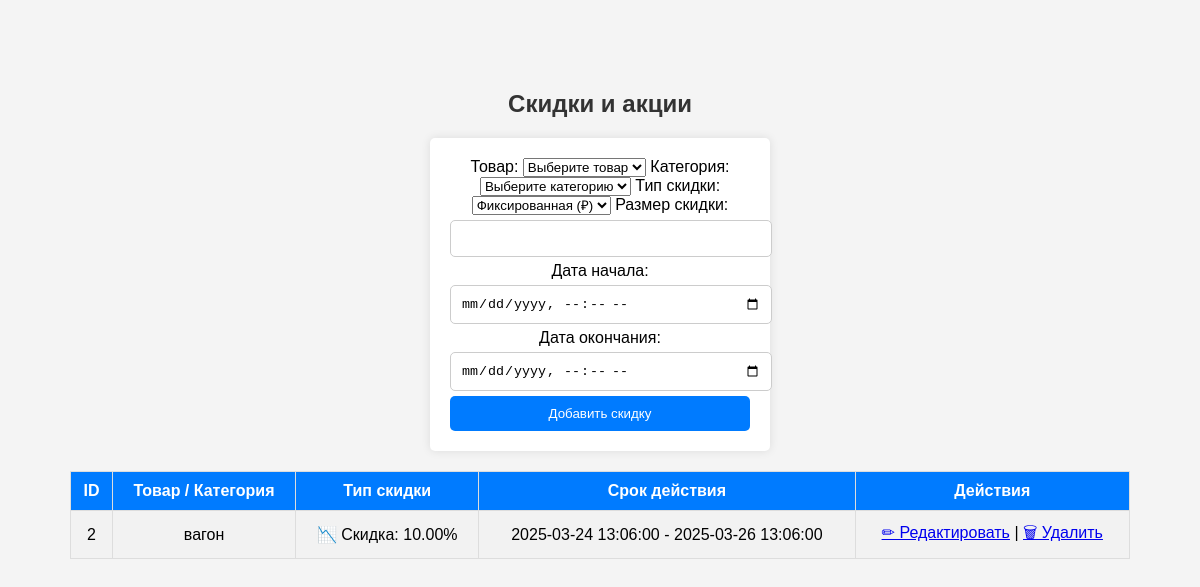
The page /admin/discounts.php (signed in) on the database as committed earlier.
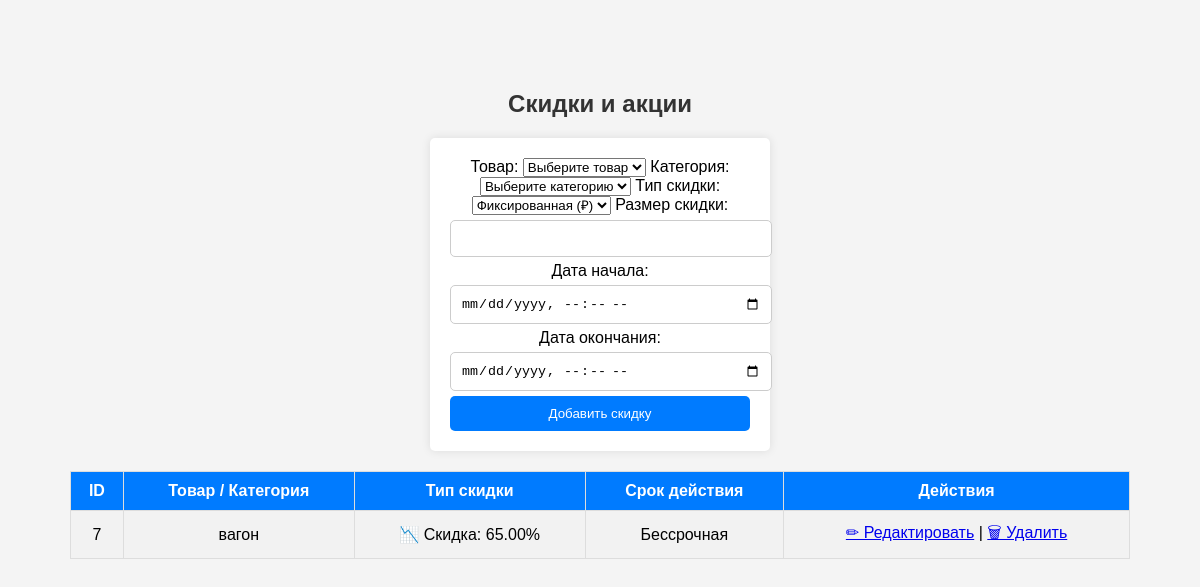
The same page on the database as committed later.
### tables this page shows
CREATE TABLE `discounts` (
  `id` int(11) NOT NULL AUTO_INCREMENT,
  `product_id` int(11) DEFAULT NULL,
  `category_id` int(11) DEFAULT NULL,
  `discount_type` enum('fixed','percentage') NOT NULL,
  `discount_value` decimal(10,2) NOT NULL,
  `start_date` datetime DEFAULT NULL,
  `end_date` datetime DEFAULT NULL,
  PRIMARY KEY (`id`),
  KEY `product_id` (`product_id`),
  KEY `category_id` (`category_id`),
  CONSTRAINT `discounts_ibfk_1` FOREIGN KEY (`product_id`) REFERENCES `products` (`id`) ON DELETE CASCADE,
  CONSTRAINT `discounts_ibfk_2` FOREIGN KEY (`category_id`) REFERENCES `categories` (`id`) ON DELETE CASCADE
);

CREATE TABLE `products` (
  `id` int(11) NOT NULL AUTO_INCREMENT,
  `name` varchar(255) NOT NULL,
  `description` text DEFAULT NULL,
  `price` decimal(10,2) NOT NULL,
  `image` varchar(255) DEFAULT NULL,
  `category` varchar(100) DEFAULT NULL,
  `stock` int(11) DEFAULT 0,
  `created_at` timestamp NOT NULL DEFAULT current_timestamp(),
  `category_id` int(11) NOT NULL,
  `images` text DEFAULT NULL,
  `sku` varchar(50) NOT NULL,
  `subcategory` varchar(100) NOT NULL,
  `size` varchar(50) NOT NULL,
  `material` varchar(100) NOT NULL,
  `status` tinyint(1) NOT NULL DEFAULT 1,
  `slug` varchar(255) NOT NULL,
  `seo_title` varchar(255) DEFAULT NULL,
  `seo_description` text DEFAULT NULL,
  `seo_keywords` varchar(255) DEFAULT NULL,
  PRIMARY KEY (`id`),
  UNIQUE KEY `slug` (`slug`)
);

### admin/discounts.php (the view, shortened to what this page needs)
<?php
require_once '../database/db.php';
$discounts = $conn->query("SELECT d.*, p.name AS product_name, c.name AS category_name
                           FROM discounts d
                           LEFT JOIN products p ON d.product_id = p.id
                           LEFT JOIN categories c ON d.category_id = c.id
                           ORDER BY d.end_date DESC")->fetchAll(PDO::FETCH_ASSOC);
?>
<!DOCTYPE html>
<html lang="ru">
<head>
    <link rel="stylesheet" href="styles.css">
</head>
<body>
<h2>Скидки и акции</h2>
<form method="POST" action="add_discount.php">
    <label>Товар:</label>
    <select name="product_id">
        <option value="">Выберите товар</option>
    </select>
    <label>Категория:</label>
    <select name="category_id">
        <option value="">Выберите категорию</option>
    </select>
    <label>Тип скидки:</label>
    <select name="discount_type" required>
        <option value="fixed">Фиксированная (₽)</option>
    </select>
    <label>Размер скидки:</label>
    <input type="number" step="0.01" name="discount_value" required>
    <label>Дата начала:</label>
    <input type="datetime-local" name="start_date">
    <label>Дата окончания:</label>
    <input type="datetime-local" name="end_date">
    <button type="submit">Добавить скидку</button>
</form>
<table border="1">
    <tr>
        <th>ID</th>
        <th>Товар / Категория</th>
        <th>Тип скидки</th>
        <th>Срок действия</th>
        <th>Действия</th>
    </tr>
    <?php foreach ($discounts as $d): ?>
    <tr>
        <td><?= $d['id']; ?></td>
        <td><?= $d['product_name'] ?? $d['category_name'] ?? 'Все товары'; ?></td>
        <td>
    <?php if ($d['discount_type'] == 'fixed'): ?>
        💵 Скидка: <?= "₽ " . number_format($d['discount_value'], 2, '.', ''); ?>
    <?php elseif ($d['discount_type'] == 'percentage'): ?>
        📉 Скидка: <?= $d['discount_value'] . "%"; ?>
    <?php else: ?>
        ❌ Ошибка: нет данных
    <?php endif; ?>
</td>
        <td><?= $d['start_date'] ? $d['start_date'] . ' - ' . $d['end_date'] : 'Бессрочная'; ?></td>
        <td>
        <a href="edit_discount.php?id=<?= $d['id']; ?>">✏ Редактировать</a> |
    <a href="delete_discount.php?id=<?= $d['id']; ?>" onclick="return confirm('Удалить скидку?');">🗑 Удалить</a>   </td>
    </tr>
    <?php endforeach; ?>
</table>
</body>
</html>

### admin/styles.css (style rules this page uses)
body { font-family: Arial, sans-serif; margin: 20px; }
h2 { color: #333; }
body { font-family: Arial, sans-serif; background-color: #f4f4f4; text-align: center; padding: 50px; }
form { background: white; padding: 20px; max-width: 300px; margin: auto; border-radius: 5px; box-shadow: 0px 0px 10px rgba(0, 0, 0, 0.1); }
input { width: 100%; padding: 10px; margin: 5px 0; border: 1px solid #ccc; border-radius: 5px; }
button { width: 100%; padding: 10px; background: #007bff; color: white; border: none; border-radius: 5px; cursor: pointer; }
table { width: 100%; border-collapse: collapse; margin-top: 20px; }
th, td { border: 1px solid #ddd; padding: 10px; text-align: center; }
th { background-color: #007bff; color: white; }
tr:nth-child(even) { background-color: #f2f2f2; }

Rows that differ between the two databases and show on the page:
removed discounts: id "2", product.name "вагон", discount_value "10.00", start_date "2025-03-24 13:06:00", end_date "2025-03-26 13:06:00"
added discounts: id "7", product.name "вагон", discount_value "65.00", shows "Бессрочная"
